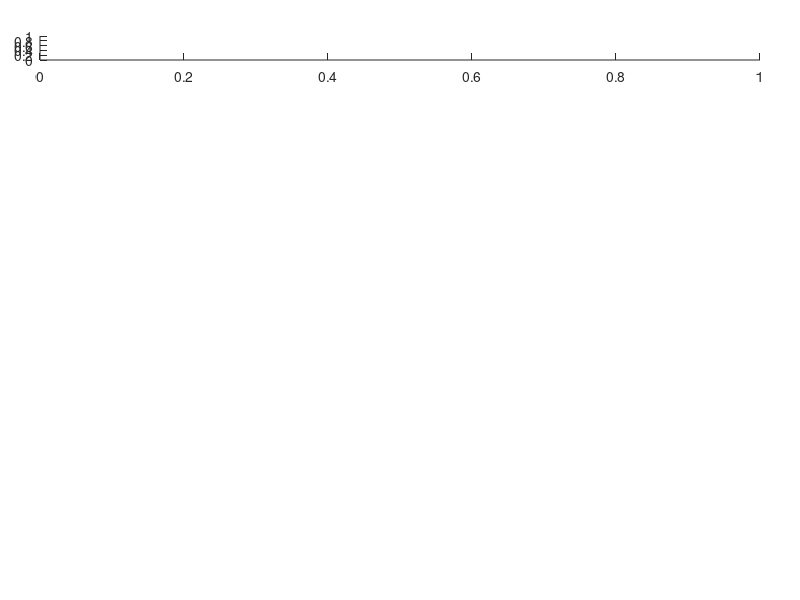

Write the MATLAB code that produced this figure. (Note: this script raises an error after producing the figure.)
% Please comment out 85 to 99 for Matlab version 2015b or earlier

%% Put a hold on 165 line to calcualte cross correlation

function biofeedbackFigure_1(subjectName,folderName)
    
    % Function to generate figure1s
    % Input:
    % Subject name as string
    % foldername (optional)
    
    % Generating figure and defining font properties:
    randomfigurenumber  = 100+randi(100);
    figure(randomfigurenumber);
    fontSizeVal         = 12;
    hFigure1            = gcf;
    %     hFigure1            = figure(1);
    %     set(gcf,'Visible', 'off');
    
    %---------------------------------------------------------------
    % Defining parameters for extracting out data:
    %     subjectName     = 'PB';
    SessionNumber   = 2;
    trialNumber     = 4;
    
    if ~exist('subjectName',    'var');      subjectName       = 'PB';         end
    if ~exist('folderName',     'var');      folderName        = '';           end
    if ~exist('SessionNumber',  'var'),      SessionNumber     = 2;            end
    if ~exist('trialNumber',    'var'),      trialNumber       = 4;            end
    
    if isempty(folderName)
        pathStr     = fileparts(pwd);
        folderName  = fullfile(pathStr,'Data',subjectName);
    end
    
    hExperimentFlow   = subplot('Position',[0.05 0.9 0.9 0.04],'Parent',hFigure1);
    hTFPlot           = getPlotHandles(2,1,[0.05 0.1 0.28 0.67],0.01,0.04,0);
    hsubplotDE        = getPlotHandles(1,2,[0.46 0.1 0.53 0.63],0.05,0.01,0);
    
    hFreqVsTime                 = hTFPlot(1);
    hPowervsTime                = hTFPlot(2);
    hRawAlphaPowerVsTrials      = hsubplotDE(1);
    hChInAlphaPowerVsTime       = hsubplotDE(2);
    
    set(hChInAlphaPowerVsTime, 'Box', 'off');
    %     hChInAlphaPowerVsTrialtypes = axes('Position', [0.8 0.5 0.15 0.2]); % position for  within the figure 2
    %     hChInAlphaPowerVsTrialtypes = axes('Position', [0.86 0.65 0.13 0.15]);
    
    %-------------------------------------------------------------------------------------------------
    %%%%%%%%%%%%%%%%%%%%%% Subplot 1 (hExperimentFlow) %%%%%%%%%%%%%%%%%%%%
    
    dX = 1; dY = 1;
    colorNameTypes = 'rgb';
    % Load saved data
    trialTypeFileName = fullfile(folderName,[subjectName 'trialTypeList.mat']);
    load(trialTypeFileName,'trialTypeList');
    % input: trialtype list:
    trialTypeList1D = trialTypeList';
    trialTypeList1D = trialTypeList1D(:);
    
    hold(hExperimentFlow,'on');    % plotting the experimental plot using patch
    
    for i = 1:3
        pos         = find(trialTypeList1D == i);
        patchX      = pos';
        patchLocX   = [patchX; patchX; patchX+dX; patchX+dX];
        patchY      = zeros(size(patchX));
        patchLocY   = [patchY; patchY+dY; patchY+dY; patchY];
        patch(patchLocX,patchLocY,colorNameTypes(i),'parent',hExperimentFlow,'EdgeColor','k');
    end
    
    xlim(hExperimentFlow,[1,61]);  ylim(hExperimentFlow,[-2,2]);  xlabel(hExperimentFlow,'Trial number','FontSize',12,'FontWeight','bold','Color','k');
    set(hExperimentFlow,'Ytick',[]);
    set(hExperimentFlow,'Ycolor',[1 1 1]);  % Making yaxis invisible
    hExperimentFlow_xTickVal = linspace(0,60,6)+1;
    set(hExperimentFlow,'Xtick',hExperimentFlow_xTickVal);
    set(hExperimentFlow,'xticklabels',{'0','12','24','36','48','60'});
    
    text(0.06,-0.6,'First session','Color','k','fontsize',fontSizeVal,'fontweight','bold','unit','normalized','parent',hExperimentFlow);
    text(0.06+0.2,-0.6,'Second session','Color','k','fontsize',fontSizeVal,'fontweight','bold','unit','normalized','parent',hExperimentFlow);
    text(0.06+0.4,-0.6,'Third session','Color','k','fontsize',fontSizeVal,'fontweight','bold','unit','normalized','parent',hExperimentFlow);
    text(0.06+0.6,-0.6,'Fourth session','Color','k','fontsize',fontSizeVal,'fontweight','bold','unit','normalized','parent',hExperimentFlow);
    text(0.06+0.8,-0.6,'Fifth session','Color','k','fontsize',fontSizeVal,'fontweight','bold','unit','normalized','parent',hExperimentFlow);
    Xlabel_pos = get(get(hExperimentFlow, 'XLabel'), 'Position');
    set(get(hExperimentFlow, 'XLabel'), 'Position', Xlabel_pos + [0 -1 0]);
    hold(hExperimentFlow,'off');
    
    hValidText      = getPlotHandles(1,1,[0.76 0.95 0.04 0.02]);
    rectangle(gca,'Position',[0 0 0.1 0.1],'FaceColor','r','EdgeColor','r',...
        'LineWidth',1); axis(gca,'equal'); set(gca,'Visible','off');
    text(gca,0.84,0.65,'Valid','Units','Normalized','fontsize',fontSizeVal,'fontweight','bold');
    text(gca,-2.7,0.6,'Trial types:','Units','Normalized','fontsize',fontSizeVal+2,'fontweight','bold');
    hInValidText    = getPlotHandles(1,1,[0.82 0.95 0.04 0.02]);
    rectangle(gca,'Position',[0 0 0.1 0.1],'FaceColor','g','EdgeColor','g',...
        'LineWidth',1); axis(gca,'equal'); set(gca,'Visible','off');
    text(gca,0.83,0.65,'Invalid','Units','Normalized','fontsize',fontSizeVal,'fontweight','bold');
    hConstantText   = getPlotHandles(1,1,[0.88 0.95 0.04 0.02]);
    rectangle(gca,'Position',[0 0 0.1 0.1],'FaceColor','b','EdgeColor','b',...
        'LineWidth',1); axis(gca,'equal'); set(gca,'Visible','off');
    text(gca,0.84,0.65,'Constant','Units','Normalized','fontsize',fontSizeVal,'fontweight','bold');
    
    %     hExperimentFlow.YAxis.Visible = 'off';  % Alternative way
    
    %%%%%%%%%%%%%%%%%%%%%%%%%%%%%%%%%%%%%%%%%%%%%%%%%%%%%%%%%%%%%%%%%%%%%%%
    %%%%%%%%%%%%%%%%%%%%% Subplot 1.b(2) (hFreqVsTime) %%%%%%%%%%%%%%%%%%%%
    % spectogram plot
    %%%     SessionNumber   = input('Input the Session Number, Default value 2 \n');
    
    %%%     trialNumber     = input('Input the trial Number, Default value 13 \n'); % change accordingly
    
    calibrationData     = load(fullfile(folderName,[subjectName 'CalibrationProcessedData' 'Session' num2str(SessionNumber) '.mat']));
    analysisData        = load(fullfile(folderName,[subjectName 'ProcessedData' 'Session' num2str(SessionNumber) 'Trial' num2str(trialNumber) '.mat']));
    
    tfDataTMP           = log10(analysisData.tfData);
    Alpha_tfDataTMP     = log10(mean(analysisData.tfData(analysisData.alphaPos,:),1));
    
    %%% change this if have to use only alpha power from the data matrix:
    %     meanCalibrationPower    = log10(mean(calibrationData.tfData,2)); % taking log of mean
    meanCalibrationPower     = mean(log10(calibrationData.tfData),2); % taking mean of log
    freqVsTimevsDeltaPower   = 10*(tfDataTMP - repmat(meanCalibrationPower,1,size(tfDataTMP,2)));
    
    freqVals    = analysisData.freqVals;
    timeValsTF  = analysisData.timeValsTF ;
    timeValsTF  = timeValsTF+0.5;
    stFreqList  = analysisData.stFreqList(6:end);
    
    %%%%% 2nd plot
    pcolor(hFreqVsTime,timeValsTF(5:end),freqVals,freqVsTimevsDeltaPower(:,5:end));  shading(hFreqVsTime,'interp'); % timevasl on row; freqval on column
    colormap(hFreqVsTime,'jet'); cBar = colorbar(hFreqVsTime,'northoutside');
    set(hFreqVsTime,'xticklabelmode','manual','xtick',[5 10:5:45 50],'xticklabel',[],'xlim',[5 50],'linewidth',4);
    
    %     set(hFreqVsTime,'xlim',[5 50]);
    %     set(hFreqVsTime,'fontsize',fontsize,'fontweight','bold');
    ylabel(hFreqVsTime,'Frequency (Hz)','fontsize',fontSizeVal,'fontweight','bold');
    hold(hFreqVsTime,'on');
    %     xlabel(hFreqVsTime,'Time (s)','fontsize',fontSizeVal,'fontweight','bold');
    %     title(hFreqVsTime,'Delta spectogram','fontsize',fontsize,'fontweight','bold');
    
    %     set(cBar,'fontsize',fontsize,'fontweight','bold');
    xlabel(cBar,'dB','fontsize',fontSizeVal,'fontweight','bold');
    ylabel(cBar,'\DeltaPower(dB)','fontsize',fontSizeVal,'fontweight','bold');
    
    %%%%%%%%%%%%%%%%%%%%%%%%%%%%%%%%%%%%%%%%%%%%%%%%%%%%%%%%%%%%%%%%%%%%%%%
    %%%%%%%%%%%%%%%%%%%%% Subplot 1.c(3) (hPowervsTime) %%%%%%%%%%%%%%%%%%%
    
    deltaPowerVsTime = mean(freqVsTimevsDeltaPower,1);
    %     axes(hPowervsTime);
    %     yyaxis(gca,'left');
    %     plot(hPowervsTime,timeValsTF(6:end),deltaPowerVsTime(6:end),'linewidth',2);
    % %     set(hPowervsTime,'fontsize',fontsize,'fontweight','bold');
    %     ylabel(hPowervsTime,'Change In Power (dB)','fontsize',fontSizeVal,'fontweight','bold');
    %     xlabel(hPowervsTime,'Time (s)','fontsize',fontSizeVal,'fontweight','bold');
    hold(hPowervsTime,'on');
    %-------------------------------------------------------------------------------
    Alpha_meanCalibrationPower = mean(log10(mean(calibrationData.tfData(calibrationData.alphaPos,calibrationData.timePosCalibration),1)));
    Alpha_deltaPowerVsTimeTMP = 10*(Alpha_tfDataTMP - repmat(Alpha_meanCalibrationPower,1,50));
    timeStartS = 5;
    epochsToAvg = 5;
    BoxCar_Alpha_deltaPowerVsTimeTMP = Alpha_deltaPowerVsTimeTMP;
    for i = 6:50
        BoxCar_Alpha_deltaPowerVsTimeTMP(i) = mean(Alpha_deltaPowerVsTimeTMP((timeStartS-epochsToAvg+1):timeStartS));
        timeStartS = timeStartS+1;
    end
    %-------------------------------------------------------------------------------
    
    ylabel(hPowervsTime,'\Delta Power (dB)','fontsize',fontSizeVal,'fontweight','bold');
    [hAx_hPowervsTime,hAlpha_deltaPowerVsTimeTMP,hstFreqList] = plotyy(hPowervsTime,timeValsTF(6:end),Alpha_deltaPowerVsTimeTMP(6:end),timeValsTF(6:end),stFreqList);
     ylabel(hAx_hPowervsTime(2),'Tone frequency (Hz)')
    set(hAx_hPowervsTime(2),'fontsize',fontSizeVal,'fontweight','bold');
    set(hAlpha_deltaPowerVsTimeTMP,'linewidth',2,'Color',[0.5430 0 0]);
    set(hAx_hPowervsTime(1),'YColor',[0.5430 0 0]);
    set(hstFreqList,'linewidth',2,'Color',[0.1328 0.5430 0.1328]);
    set(hAx_hPowervsTime(2),'YColor',[0.1328 0.5430 0.1328]);
    set(hAx_hPowervsTime(2),'XLim',[5 50]);
    set(hPowervsTime,'xticklabelmode','manual','xtick',[5 10:5:45 50],'xticklabel',[5 10:5:45 50],'xlim',[5 50]);
    %      set(hPowervsTime,'XLim',[5 50]);
    %     yyaxis(gca,'right');
    %     plot(gca,timeValsTF(6:end),stFreqList);
    %     ylabel(gca,'Tone Frequency (Hz)','fontsize',fontSizeVal,'fontweight','bold');
    xlim(hPowervsTime,[5 50]);
    %      legend({'Smoothed Alpha Power','Alpha Power','Frequency'},'Orientation','vertical','Box','off','FontSize',8,'Units','Normalized','Position',[0.001,0.33,0.2,0.05]);
    h_smoothed_Alpha = plot(hPowervsTime,timeValsTF(6:end),BoxCar_Alpha_deltaPowerVsTimeTMP(6:end),'--','LineWidth',2,'Color',[1.0000,0.2695,0]);
    legend({'Alpha power','Smoothed alpha power','Tone frequency'},'Orientation','vertical','Box','off','FontSize',9,'Units','Normalized','Location','southeast');
    xlabel(hPowervsTime,'Time (s)','fontsize',fontSizeVal,'fontweight','bold');
    hold(hPowervsTime,'off');
    
    %%%     title(hPowervsTime,'','fontsize',fontsize,'fontweight','bold');
    
    %--------------------------------------------------------------------------------
    %--------------------------------------------------------------------------------
    
    %%%%%%%%%%%%%%%%%%%%%%%%%%%%%%%%%%%%%%%%%%%%%%%%%%%%%%%%%%%%%%%%%%%%%%%
    %%%%%%%%%%%%%%%%%%%%% Subplot 1.d(4) (hRawAlphaPowerVsTrials) %%%%%%%%%
    %%%%%%%%%%%%%%%%%%%%  Subplot 1.e(5) (hChInAlphaPowerVsTime) %%%%%%%%%%
    %%%%%%%%%%%%%%%%%%%%% Subplot 1.e.2(6) (hChInAlphaPowerVsTrialtypes) %%
    
    analysisPlotHandles.powerVsTrial    = hRawAlphaPowerVsTrials;
    analysisPlotHandles.powerVsTime     = hChInAlphaPowerVsTime;
    %     analysisPlotHandles.barPlot         = hChInAlphaPowerVsTrialtypes;
    
    [analysisPlotHandles,~,~,~,~,~,~,~,~]  = biofeedbackAnalysis_Ver2_Mod_fig1(subjectName,'',1,analysisPlotHandles);
    %
    %     [analysisPlotHandles,colorNames,meanEyeOpenPowerList(i,:), ...
    %     meanEyeClosedPowerList(i,:),calibrationPowerList(i,:), ...
    %     trialTypeList1D(i,:),powerVsTimeList(i,:,:),timeVals,typeNameList] ...
    %         = biofeedbackAnalysis_Ver2(subjectNames{i},'',1,[]);
    
    %---------------------------------------------------------------
    % Providing the legends and axis names:
    
    % legend([h1 h2 h3],'','','','Location','Best')
    %     set(analysisPlotHandles.barPlot,'XTick',1:3,'XTickLabel',typeNameList);
    xlim(analysisPlotHandles.powerVsTrial,[-1 61]);
    ylim(analysisPlotHandles.powerVsTrial,[-0.5 1.25]);
    xlabel(analysisPlotHandles.powerVsTrial,'Trial number','fontsize',fontSizeVal,'fontweight','bold');
    ylabel(analysisPlotHandles.powerVsTrial,'Raw alpha power (log_{10}(\muV^{2}))','fontsize',fontSizeVal,'fontweight','bold');
    %     xlabel(analysisPlotHandles.diffPowerVsTrial,'TrialNo');
    %     ylabel(analysisPlotHandles.diffPowerVsTrial,'\DeltaPower(dB)');
    %     title(['Subject',num2str(i)]);
    % legend([h1 h2 h3],'','','','Location','Best')
    %     title(analysisPlotHandles.powerVsTime,['Subject',num2str(i)]);
    xlim(analysisPlotHandles.powerVsTime,[5 51]);
    ylim(analysisPlotHandles.powerVsTime,[-1 12]);
    xlabel(analysisPlotHandles.powerVsTime,'Time (s)','fontsize',fontSizeVal,'fontweight','bold');
    ylabel(analysisPlotHandles.powerVsTime,'\Delta Alpha power (dB)','fontsize',fontSizeVal,'fontweight','bold');
    %     legend(analysisPlotHandles.powerVsTime,{'RawPower','Alpha Power','Frequency'},'Orientation','vertical','Location','Best','Box','off','FontSize',8,'Units','Normalized');
    
    %     xlabel(analysisPlotHandles.barPlot,'TrialTypes','fontsize',fontSizeVal,'fontweight','bold');
    %     ylabel(analysisPlotHandles.barPlot,'\Delta Alpha Power (dB)','fontsize',fontSizeVal,'fontweight','bold');
    
    %---------------------------------------------------------------
    % Changing the figure and axes properties to make it nicer:
    
%     title(hExperimentFlow,['Participant No: ', '7']);
    disp('one subject data analysis completed');
    
    % Changing axis properties of the figures:
    set(findobj(gcf,'type','axes'),'box','off'...
        ,'fontsize',fontSizeVal...
        ,'FontWeight','Bold'...
        ,'TickDir','out'...
        ,'TickLength',[0.02 0.02]...
        ,'linewidth',1.5 ...
        );
    %     ,'xcolor',[0 0 0]...
    %     ,'ycolor',[0 0 0]...
    % Resetting first axis:
    set(hExperimentFlow,'Ytick',[]);
    set(hExperimentFlow,'Ycolor',[1 1 1]);  % Making yaxis invisible
    % Changin the linewidth:
    %     set(findall(analysisPlotHandles.powerVsTime, 'Type', 'Line'),'LineWidth',2);
    set(findall(gcf, 'Type', 'errorbar'),'LineWidth',1.2);
    set(hFreqVsTime,'linewidth',2.5);
    
    %------------------------------- New addition: panel number %-------
    
    text(-0.041,0.95,'A','Units','Normalized','fontsize',fontSizeVal+5,'fontweight','bold','Parent',hExperimentFlow);
    text(-0.13,1.52, 'B','Units','Normalized','fontsize',fontSizeVal+5,'fontweight','bold','Parent',hFreqVsTime );
    text(-0.14,1,    'C','Units','Normalized','fontsize',fontSizeVal+5,'fontweight','bold','Parent',hPowervsTime );
    text(-0.15,1.05, 'D','Units','Normalized','fontsize',fontSizeVal+5,'fontweight','bold','Parent',analysisPlotHandles.powerVsTrial );
    text(-0.15,1.05, 'E','Units','Normalized','fontsize',fontSizeVal+5,'fontweight','bold','Parent',analysisPlotHandles.powerVsTime );
    x = 1:50;
    y1 = ones(1,50)*8;
    y2 = ones(1,50)*13;
    plot(hFreqVsTime,x,y1,'--k','LineWidth',2.5);
    plot(hFreqVsTime,x,y2,'--k','LineWidth',2.5);
    set(gcf,'color','w');
    
end